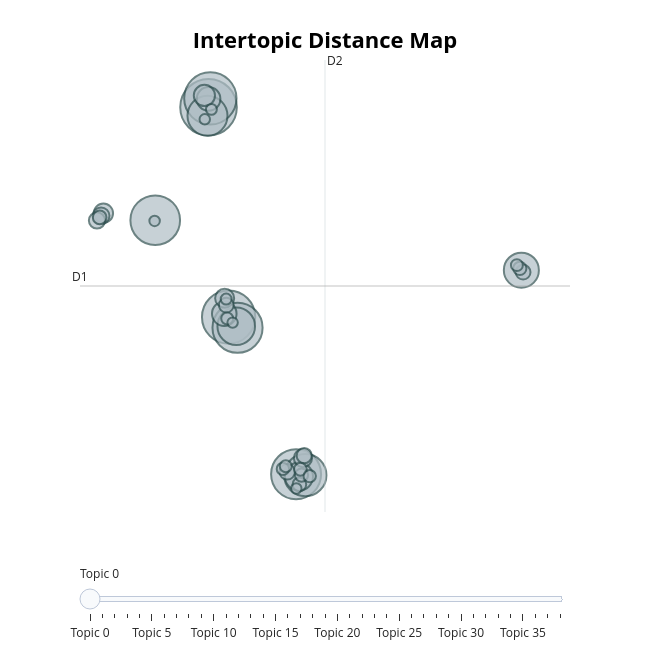

The notebook cell this image was saved under:
### Code cell
topic_model.visualize_topics()

### Figure 1 — Plotly figure (JSON) as saved in the notebook; plotly's stock layout.template omitted (floating-point values rounded to 4 significant figures)
{"data": [{"customdata": [[0, "attorney | police | lawyer | director | interview", 292], [1, "republican | democrat | election | politics | president", 259], [2, "water | fish | sea | oil | buy", 250], [3, "church | religious | international | today | outside", 229], [4, "dog | animal | score | enjoy | actually", 228], [5, "soldier | military | war | defense | scientist", 225], [6, "music | song | sing | sound | rock", 163], [7, "drug | health | doctor | medical | hospital", 146], [8, "marriage | husband | wife | home | gun", 129], [9, "teacher | student | coach | effort | sport", 112], [10, "bit | explain | bed | challenge | affect", 72], [11, "her | she | lawyer | herself | issue", 55], [12, "memory | crime | eye | security | about", 51], [13, "oil | energy | himself | available | development", 41], [14, "skin | participant | ask field | there evening | view guy", 34], [15, "investment | loss | development | blood | financial", 33], [16, "hotel | keep | bed | assume help | skill deal", 30], [17, "color | white | bag energy | people more | bill bar", 26], [18, "blue | color | dark | hair | political", 24], [19, "green | rock | eat | third | have member", 22], [20, "whether item | morning run | rule group | capital official | wind effect", 21], [21, "social nature | test since | economic race | rest machine | sell out", 20], [22, "teacher | professional job | range phone | phone adult | pull city", 20], [23, "color | green | meeting | deal should | cut prove", 17], [24, "best really | recent head | of how | much reveal | term picture", 17], [25, "baby | there board | chair part | outside claim | spend about", 16], [26, "admit knowledge | send entire | pick send | parent design | toward who", 16], [27, "painting | break there | put perform | particularly authority | tonight should", 15], [28, "smile | world hit | degree eat | sing miss | ready mother", 14], [29, "north | radio | thus organization | walk four | according peace", 14], [30, "food | small value | though able | require step | itself wall", 13], [31, "art recent | recognize party | structure plant | control story | of high", 13], [32, "us oil | turn modern | argue town | happen western | operation culture", 13], [33, "tax | cold partner | case whether | bit grow | inside visit", 11], [34, "something their | nor husband | type already | indicate man | key where", 11], [35, "author wear | common marriage | home friend | fly mrs | structure keep", 10], [36, "travel free | do training | bed task | training | soldier", 10], [37, "play necessary | partner organization | soldier hour | process send | various hospital", 10], [38, "ball company | whose personal | face half | return arrive | indeed between", 10]], "hovertemplate": "<b>Topic %{customdata[0]}</b><br>%{customdata[1]}<br>Size: %{customdata[2]}", "legendgroup": "", "marker": {"color": "#B0BEC5", "line": {"color": "DarkSlateGrey", "width": 2}, "size": [292, 259, 250, 229, 228, 225, 163, 146, 129, 112, 72, 55, 51, 41, 34, 33, 30, 26, 24, 22, 21, 20, 20, 17, 17, 16, 16, 15, 14, 14, 13, 13, 13, 11, 11, 10, 10, 10, 10], "sizemode": "area", "sizeref": 0.1825, "symbol": "circle"}, "mode": "markers", "name": "", "orientation": "v", "showlegend": false, "type": "scatter", "x": [-0.1289, 1.286, -0.000399, 1.915, 6.044, -3.886, 6.693, -0.2026, 1.824, 21.93, 6.249, 0.9815, -0.1247, -0.4204, -7.54, 1.008, 6.528, -7.706, -7.991, 5.421, 6.617, 1.123, 22.05, -7.803, 6.278, 6.424, 21.81, 6.347, 5.114, 7.006, 5.317, 1.187, 21.61, 1.115, 0.07401, 1.57, -3.929, -0.395, 6.06], "xaxis": "x", "y": [13.9, 0.9191, 14.45, 0.2602, -8.804, 6.912, -8.863, 13.38, 0.35, 3.818, -8.955, 1.125, 14.42, 14.63, 7.347, 2.089, -7.811, 7.183, 6.897, -8.661, -7.66, 1.656, 3.696, 7.087, -9.435, -8.861, 3.929, -8.499, -8.477, -8.921, -8.316, 0.8301, 4.133, 2.031, 13.77, 0.5758, 6.869, 13.16, -9.691], "yaxis": "y"}], "layout": {"annotations": [{"showarrow": false, "text": "D1", "x": -9.19, "y": 2.841, "yshift": 10}, {"showarrow": false, "text": "D2", "x": 8.082, "xshift": 10, "y": 16.83}], "height": 650, "hoverlabel": {"bgcolor": "white", "font": {"family": "Rockwell", "size": 16}}, "legend": {"itemsizing": "constant", "tracegroupgap": 0}, "margin": {"t": 60}, "shapes": [{"line": {"color": "#CFD8DC", "width": 2}, "type": "line", "x0": 8.082, "x1": 8.082, "y0": -11.14, "y1": 16.83}, {"line": {"color": "#9E9E9E", "width": 2}, "type": "line", "x0": -9.19, "x1": 25.35, "y0": 2.841, "y1": 2.841}], "sliders": [{"active": 0, "pad": {"t": 50}, "steps": [{"args": [{"marker.color": [["red", "#B0BEC5", "#B0BEC5", "#B0BEC5", "#B0BEC5", "#B0BEC5", "#B0BEC5", "#B0BEC5", "#B0BEC5", "#B0BEC5", "#B0BEC5", "#B0BEC5", "#B0BEC5", "#B0BEC5", "#B0BEC5", "#B0BEC5", "#B0BEC5", "#B0BEC5", "#B0BEC5", "#B0BEC5", "#B0BEC5", "#B0BEC5", "#B0BEC5", "#B0BEC5", "#B0BEC5", "#B0BEC5", "#B0BEC5", "#B0BEC5", "#B0BEC5", "#B0BEC5", "#B0BEC5", "#B0BEC5", "#B0BEC5", "#B0BEC5", "#B0BEC5", "#B0BEC5", "#B0BEC5", "#B0BEC5", "#B0BEC5"]]}], "label": "Topic 0", "method": "update"}, {"args": [{"marker.color": [["#B0BEC5", "red", "#B0BEC5", "#B0BEC5", "#B0BEC5", "#B0BEC5", "#B0BEC5", "#B0BEC5", "#B0BEC5", "#B0BEC5", "#B0BEC5", "#B0BEC5", "#B0BEC5", "#B0BEC5", "#B0BEC5", "#B0BEC5", "#B0BEC5", "#B0BEC5", "#B0BEC5", "#B0BEC5", "#B0BEC5", "#B0BEC5", "#B0BEC5", "#B0BEC5", "#B0BEC5", "#B0BEC5", "#B0BEC5", "#B0BEC5", "#B0BEC5", "#B0BEC5", "#B0BEC5", "#B0BEC5", "#B0BEC5", "#B0BEC5", "#B0BEC5", "#B0BEC5", "#B0BEC5", "#B0BEC5", "#B0BEC5"]]}], "label": "Topic 1", "method": "update"}, {"args": [{"marker.color": [["#B0BEC5", "#B0BEC5", "red", "#B0BEC5", "#B0BEC5", "#B0BEC5", "#B0BEC5", "#B0BEC5", "#B0BEC5", "#B0BEC5", "#B0BEC5", "#B0BEC5", "#B0BEC5", "#B0BEC5", "#B0BEC5", "#B0BEC5", "#B0BEC5", "#B0BEC5", "#B0BEC5", "#B0BEC5", "#B0BEC5", "#B0BEC5", "#B0BEC5", "#B0BEC5", "#B0BEC5", "#B0BEC5", "#B0BEC5", "#B0BEC5", "#B0BEC5", "#B0BEC5", "#B0BEC5", "#B0BEC5", "#B0BEC5", "#B0BEC5", "#B0BEC5", "#B0BEC5", "#B0BEC5", "#B0BEC5", "#B0BEC5"]]}], "label": "Topic 2", "method": "update"}, {"args": [{"marker.color": [["#B0BEC5", "#B0BEC5", "#B0BEC5", "red", "#B0BEC5", "#B0BEC5", "#B0BEC5", "#B0BEC5", "#B0BEC5", "#B0BEC5", "#B0BEC5", "#B0BEC5", "#B0BEC5", "#B0BEC5", "#B0BEC5", "#B0BEC5", "#B0BEC5", "#B0BEC5", "#B0BEC5", "#B0BEC5", "#B0BEC5", "#B0BEC5", "#B0BEC5", "#B0BEC5", "#B0BEC5", "#B0BEC5", "#B0BEC5", "#B0BEC5", "#B0BEC5", "#B0BEC5", "#B0BEC5", "#B0BEC5", "#B0BEC5", "#B0BEC5", "#B0BEC5", "#B0BEC5", "#B0BEC5", "#B0BEC5", "#B0BEC5"]]}], "label": "Topic 3", "method": "update"}, {"args": [{"marker.color": [["#B0BEC5", "#B0BEC5", "#B0BEC5", "#B0BEC5", "red", "#B0BEC5", "#B0BEC5", "#B0BEC5", "#B0BEC5", "#B0BEC5", "#B0BEC5", "#B0BEC5", "#B0BEC5", "#B0BEC5", "#B0BEC5", "#B0BEC5", "#B0BEC5", "#B0BEC5", "#B0BEC5", "#B0BEC5", "#B0BEC5", "#B0BEC5", "#B0BEC5", "#B0BEC5", "#B0BEC5", "#B0BEC5", "#B0BEC5", "#B0BEC5", "#B0BEC5", "#B0BEC5", "#B0BEC5", "#B0BEC5", "#B0BEC5", "#B0BEC5", "#B0BEC5", "#B0BEC5", "#B0BEC5", "#B0BEC5", "#B0BEC5"]]}], "label": "Topic 4", "method": "update"}, {"args": [{"marker.color": [["#B0BEC5", "#B0BEC5", "#B0BEC5", "#B0BEC5", "#B0BEC5", "red", "#B0BEC5", "#B0BEC5", "#B0BEC5", "#B0BEC5", "#B0BEC5", "#B0BEC5", "#B0BEC5", "#B0BEC5", "#B0BEC5", "#B0BEC5", "#B0BEC5", "#B0BEC5", "#B0BEC5", "#B0BEC5", "#B0BEC5", "#B0BEC5", "#B0BEC5", "#B0BEC5", "#B0BEC5", "#B0BEC5", "#B0BEC5", "#B0BEC5", "#B0BEC5", "#B0BEC5", "#B0BEC5", "#B0BEC5", "#B0BEC5", "#B0BEC5", "#B0BEC5", "#B0BEC5", "#B0BEC5", "#B0BEC5", "#B0BEC5"]]}], "label": "Topic 5", "method": "update"}, {"args": [{"marker.color": [["#B0BEC5", "#B0BEC5", "#B0BEC5", "#B0BEC5", "#B0BEC5", "#B0BEC5", "red", "#B0BEC5", "#B0BEC5", "#B0BEC5", "#B0BEC5", "#B0BEC5", "#B0BEC5", "#B0BEC5", "#B0BEC5", "#B0BEC5", "#B0BEC5", "#B0BEC5", "#B0BEC5", "#B0BEC5", "#B0BEC5", "#B0BEC5", "#B0BEC5", "#B0BEC5", "#B0BEC5", "#B0BEC5", "#B0BEC5", "#B0BEC5", "#B0BEC5", "#B0BEC5", "#B0BEC5", "#B0BEC5", "#B0BEC5", "#B0BEC5", "#B0BEC5", "#B0BEC5", "#B0BEC5", "#B0BEC5", "#B0BEC5"]]}], "label": "Topic 6", "method": "update"}, {"args": [{"marker.color": [["#B0BEC5", "#B0BEC5", "#B0BEC5", "#B0BEC5", "#B0BEC5", "#B0BEC5", "#B0BEC5", "red", "#B0BEC5", "#B0BEC5", "#B0BEC5", "#B0BEC5", "#B0BEC5", "#B0BEC5", "#B0BEC5", "#B0BEC5", "#B0BEC5", "#B0BEC5", "#B0BEC5", "#B0BEC5", "#B0BEC5", "#B0BEC5", "#B0BEC5", "#B0BEC5", "#B0BEC5", "#B0BEC5", "#B0BEC5", "#B0BEC5", "#B0BEC5", "#B0BEC5", "#B0BEC5", "#B0BEC5", "#B0BEC5", "#B0BEC5", "#B0BEC5", "#B0BEC5", "#B0BEC5", "#B0BEC5", "#B0BEC5"]]}], "label": "Topic 7", "method": "update"}, {"args": [{"marker.color": [["#B0BEC5", "#B0BEC5", "#B0BEC5", "#B0BEC5", "#B0BEC5", "#B0BEC5", "#B0BEC5", "#B0BEC5", "red", "#B0BEC5", "#B0BEC5", "#B0BEC5", "#B0BEC5", "#B0BEC5", "#B0BEC5", "#B0BEC5", "#B0BEC5", "#B0BEC5", "#B0BEC5", "#B0BEC5", "#B0BEC5", "#B0BEC5", "#B0BEC5", "#B0BEC5", "#B0BEC5", "#B0BEC5", "#B0BEC5", "#B0BEC5", "#B0BEC5", "#B0BEC5", "#B0BEC5", "#B0BEC5", "#B0BEC5", "#B0BEC5", "#B0BEC5", "#B0BEC5", "#B0BEC5", "#B0BEC5", "#B0BEC5"]]}], "label": "Topic 8", "method": "update"}, {"args": [{"marker.color": [["#B0BEC5", "#B0BEC5", "#B0BEC5", "#B0BEC5", "#B0BEC5", "#B0BEC5", "#B0BEC5", "#B0BEC5", "#B0BEC5", "red", "#B0BEC5", "#B0BEC5", "#B0BEC5", "#B0BEC5", "#B0BEC5", "#B0BEC5", "#B0BEC5", "#B0BEC5", "#B0BEC5", "#B0BEC5", "#B0BEC5", "#B0BEC5", "#B0BEC5", "#B0BEC5", "#B0BEC5", "#B0BEC5", "#B0BEC5", "#B0BEC5", "#B0BEC5", "#B0BEC5", "#B0BEC5", "#B0BEC5", "#B0BEC5", "#B0BEC5", "#B0BEC5", "#B0BEC5", "#B0BEC5", "#B0BEC5", "#B0BEC5"]]}], "label": "Topic 9", "method": "update"}, {"args": [{"marker.color": [["#B0BEC5", "#B0BEC5", "#B0BEC5", "#B0BEC5", "#B0BEC5", "#B0BEC5", "#B0BEC5", "#B0BEC5", "#B0BEC5", "#B0BEC5", "red", "#B0BEC5", "#B0BEC5", "#B0BEC5", "#B0BEC5", "#B0BEC5", "#B0BEC5", "#B0BEC5", "#B0BEC5", "#B0BEC5", "#B0BEC5", "#B0BEC5", "#B0BEC5", "#B0BEC5", "#B0BEC5", "#B0BEC5", "#B0BEC5", "#B0BEC5", "#B0BEC5", "#B0BEC5", "#B0BEC5", "#B0BEC5", "#B0BEC5", "#B0BEC5", "#B0BEC5", "#B0BEC5", "#B0BEC5", "#B0BEC5", "#B0BEC5"]]}], "label": "Topic 10", "method": "update"}, {"args": [{"marker.color": [["#B0BEC5", "#B0BEC5", "#B0BEC5", "#B0BEC5", "#B0BEC5", "#B0BEC5", "#B0BEC5", "#B0BEC5", "#B0BEC5", "#B0BEC5", "#B0BEC5", "red", "#B0BEC5", "#B0BEC5", "#B0BEC5", "#B0BEC5", "#B0BEC5", "#B0BEC5", "#B0BEC5", "#B0BEC5", "#B0BEC5", "#B0BEC5", "#B0BEC5", "#B0BEC5", "#B0BEC5", "#B0BEC5", "#B0BEC5", "#B0BEC5", "#B0BEC5", "#B0BEC5", "#B0BEC5", "#B0BEC5", "#B0BEC5", "#B0BEC5", "#B0BEC5", "#B0BEC5", "#B0BEC5", "#B0BEC5", "#B0BEC5"]]}], "label": "Topic 11", "method": "update"}, {"args": [{"marker.color": [["#B0BEC5", "#B0BEC5", "#B0BEC5", "#B0BEC5", "#B0BEC5", "#B0BEC5", "#B0BEC5", "#B0BEC5", "#B0BEC5", "#B0BEC5", "#B0BEC5", "#B0BEC5", "red", "#B0BEC5", "#B0BEC5", "#B0BEC5", "#B0BEC5", "#B0BEC5", "#B0BEC5", "#B0BEC5", "#B0BEC5", "#B0BEC5", "#B0BEC5", "#B0BEC5", "#B0BEC5", "#B0BEC5", "#B0BEC5", "#B0BEC5", "#B0BEC5", "#B0BEC5", "#B0BEC5", "#B0BEC5", "#B0BEC5", "#B0BEC5", "#B0BEC5", "#B0BEC5", "#B0BEC5", "#B0BEC5", "#B0BEC5"]]}], "label": "Topic 12", "method": "update"}, {"args": [{"marker.color": [["#B0BEC5", "#B0BEC5", "#B0BEC5", "#B0BEC5", "#B0BEC5", "#B0BEC5", "#B0BEC5", "#B0BEC5", "#B0BEC5", "#B0BEC5", "#B0BEC5", "#B0BEC5", "#B0BEC5", "red", "#B0BEC5", "#B0BEC5", "#B0BEC5", "#B0BEC5", "#B0BEC5", "#B0BEC5", "#B0BEC5", "#B0BEC5", "#B0BEC5", "#B0BEC5", "#B0BEC5", "#B0BEC5", "#B0BEC5", "#B0BEC5", "#B0BEC5", "#B0BEC5", "#B0BEC5", "#B0BEC5", "#B0BEC5", "#B0BEC5", "#B0BEC5", "#B0BEC5", "#B0BEC5", "#B0BEC5", "#B0BEC5"]]}], "label": "Topic 13", "method": "update"}, {"args": [{"marker.color": [["#B0BEC5", "#B0BEC5", "#B0BEC5", "#B0BEC5", "#B0BEC5", "#B0BEC5", "#B0BEC5", "#B0BEC5", "#B0BEC5", "#B0BEC5", "#B0BEC5", "#B0BEC5", "#B0BEC5", "#B0BEC5", "red", "#B0BEC5", "#B0BEC5", "#B0BEC5", "#B0BEC5", "#B0BEC5", "#B0BEC5", "#B0BEC5", "#B0BEC5", "#B0BEC5", "#B0BEC5", "#B0BEC5", "#B0BEC5", "#B0BEC5", "#B0BEC5", "#B0BEC5", "#B0BEC5", "#B0BEC5", "#B0BEC5", "#B0BEC5", "#B0BEC5", "#B0BEC5", "#B0BEC5", "#B0BEC5", "#B0BEC5"]]}], "label": "Topic 14", "method": "update"}, {"args": [{"marker.color": [["#B0BEC5", "#B0BEC5", "#B0BEC5", "#B0BEC5", "#B0BEC5", "#B0BEC5", "#B0BEC5", "#B0BEC5", "#B0BEC5", "#B0BEC5", "#B0BEC5", "#B0BEC5", "#B0BEC5", "#B0BEC5", "#B0BEC5", "red", "#B0BEC5", "#B0BEC5", "#B0BEC5", "#B0BEC5", "#B0BEC5", "#B0BEC5", "#B0BEC5", "#B0BEC5", "#B0BEC5", "#B0BEC5", "#B0BEC5", "#B0BEC5", "#B0BEC5", "#B0BEC5", "#B0BEC5", "#B0BEC5", "#B0BEC5", "#B0BEC5", "#B0BEC5", "#B0BEC5", "#B0BEC5", "#B0BEC5", "#B0BEC5"]]}], "label": "Topic 15", "method": "update"}, {"args": [{"marker.color": [["#B0BEC5", "#B0BEC5", "#B0BEC5", "#B0BEC5", "#B0BEC5", "#B0BEC5", "#B0BEC5", "#B0BEC5", "#B0BEC5", "#B0BEC5", "#B0BEC5", "#B0BEC5", "#B0BEC5", "#B0BEC5", "#B0BEC5", "#B0BEC5", "red", "#B0BEC5", "#B0BEC5", "#B0BEC5", "#B0BEC5", "#B0BEC5", "#B0BEC5", "#B0BEC5", "#B0BEC5", "#B0BEC5", "#B0BEC5", "#B0BEC5", "#B0BEC5", "#B0BEC5", "#B0BEC5", "#B0BEC5", "#B0BEC5", "#B0BEC5", "#B0BEC5", "#B0BEC5", "#B0BEC5", "#B0BEC5", "#B0BEC5"]]}], "label": "Topic 16", "method": "update"}, {"args": [{"marker.color": [["#B0BEC5", "#B0BEC5", "#B0BEC5", "#B0BEC5", "#B0BEC5", "#B0BEC5", "#B0BEC5", "#B0BEC5", "#B0BEC5", "#B0BEC5", "#B0BEC5", "#B0BEC5", "#B0BEC5", "#B0BEC5", "#B0BEC5", "#B0BEC5", "#B0BEC5", "red", "#B0BEC5", "#B0BEC5", "#B0BEC5", "#B0BEC5", "#B0BEC5", "#B0BEC5", "#B0BEC5", "#B0BEC5", "#B0BEC5", "#B0BEC5", "#B0BEC5", "#B0BEC5", "#B0BEC5", "#B0BEC5", "#B0BEC5", "#B0BEC5", "#B0BEC5", "#B0BEC5", "#B0BEC5", "#B0BEC5", "#B0BEC5"]]}], "label": "Topic 17", "method": "update"}, {"args": [{"marker.color": [["#B0BEC5", "#B0BEC5", "#B0BEC5", "#B0BEC5", "#B0BEC5", "#B0BEC5", "#B0BEC5", "#B0BEC5", "#B0BEC5", "#B0BEC5", "#B0BEC5", "#B0BEC5", "#B0BEC5", "#B0BEC5", "#B0BEC5", "#B0BEC5", "#B0BEC5", "#B0BEC5", "red", "#B0BEC5", "#B0BEC5", "#B0BEC5", "#B0BEC5", "#B0BEC5", "#B0BEC5", "#B0BEC5", "#B0BEC5", "#B0BEC5", "#B0BEC5", "#B0BEC5", "#B0BEC5", "#B0BEC5", "#B0BEC5", "#B0BEC5", "#B0BEC5", "#B0BEC5", "#B0BEC5", "#B0BEC5", "#B0BEC5"]]}], "label": "Topic 18", "method": "update"}, {"args": [{"marker.color": [["#B0BEC5", "#B0BEC5", "#B0BEC5", "#B0BEC5", "#B0BEC5", "#B0BEC5", "#B0BEC5", "#B0BEC5", "#B0BEC5", "#B0BEC5", "#B0BEC5", "#B0BEC5", "#B0BEC5", "#B0BEC5", "#B0BEC5", "#B0BEC5", "#B0BEC5", "#B0BEC5", "#B0BEC5", "red", "#B0BEC5", "#B0BEC5", "#B0BEC5", "#B0BEC5", "#B0BEC5", "#B0BEC5", "#B0BEC5", "#B0BEC5", "#B0BEC5", "#B0BEC5", "#B0BEC5", "#B0BEC5", "#B0BEC5", "#B0BEC5", "#B0BEC5", "#B0BEC5", "#B0BEC5", "#B0BEC5", "#B0BEC5"]]}], "label": "Topic 19", "method": "update"}, {"args": [{"marker.color": [["#B0BEC5", "#B0BEC5", "#B0BEC5", "#B0BEC5", "#B0BEC5", "#B0BEC5", "#B0BEC5", "#B0BEC5", "#B0BEC5", "#B0BEC5", "#B0BEC5", "#B0BEC5", "#B0BEC5", "#B0BEC5", "#B0BEC5", "#B0BEC5", "#B0BEC5", "#B0BEC5", "#B0BEC5", "#B0BEC5", "red", "#B0BEC5", "#B0BEC5", "#B0BEC5", "#B0BEC5", "#B0BEC5", "#B0BEC5", "#B0BEC5", "#B0BEC5", "#B0BEC5", "#B0BEC5", "#B0BEC5", "#B0BEC5", "#B0BEC5", "#B0BEC5", "#B0BEC5", "#B0BEC5", "#B0BEC5", "#B0BEC5"]]}], "label": "Topic 20", "method": "update"}, {"args": [{"marker.color": [["#B0BEC5", "#B0BEC5", "#B0BEC5", "#B0BEC5", "#B0BEC5", "#B0BEC5", "#B0BEC5", "#B0BEC5", "#B0BEC5", "#B0BEC5", "#B0BEC5", "#B0BEC5", "#B0BEC5", "#B0BEC5", "#B0BEC5", "#B0BEC5", "#B0BEC5", "#B0BEC5", "#B0BEC5", "#B0BEC5", "#B0BEC5", "red", "#B0BEC5", "#B0BEC5", "#B0BEC5", "#B0BEC5", "#B0BEC5", "#B0BEC5", "#B0BEC5", "#B0BEC5", "#B0BEC5", "#B0BEC5", "#B0BEC5", "#B0BEC5", "#B0BEC5", "#B0BEC5", "#B0BEC5", "#B0BEC5", "#B0BEC5"]]}], "label": "Topic 21", "method": "update"}, {"args": [{"marker.color": [["#B0BEC5", "#B0BEC5", "#B0BEC5", "#B0BEC5", "#B0BEC5", "#B0BEC5", "#B0BEC5", "#B0BEC5", "#B0BEC5", "#B0BEC5", "#B0BEC5", "#B0BEC5", "#B0BEC5", "#B0BEC5", "#B0BEC5", "#B0BEC5", "#B0BEC5", "#B0BEC5", "#B0BEC5", "#B0BEC5", "#B0BEC5", "#B0BEC5", "red", "#B0BEC5", "#B0BEC5", "#B0BEC5", "#B0BEC5", "#B0BEC5", "#B0BEC5", "#B0BEC5", "#B0BEC5", "#B0BEC5", "#B0BEC5", "#B0BEC5", "#B0BEC5", "#B0BEC5", "#B0BEC5", "#B0BEC5", "#B0BEC5"]]}], "label": "Topic 22", "method": "update"}, {"args": [{"marker.color": [["#B0BEC5", "#B0BEC5", "#B0BEC5", "#B0BEC5", "#B0BEC5", "#B0BEC5", "#B0BEC5", "#B0BEC5", "#B0BEC5", "#B0BEC5", "#B0BEC5", "#B0BEC5", "#B0BEC5", "#B0BEC5", "#B0BEC5", "#B0BEC5", "#B0BEC5", "#B0BEC5", "#B0BEC5", "#B0BEC5", "#B0BEC5", "#B0BEC5", "#B0BEC5", "red", "#B0BEC5", "#B0BEC5", "#B0BEC5", "#B0BEC5", "#B0BEC5", "#B0BEC5", "#B0BEC5", "#B0BEC5", "#B0BEC5", "#B0BEC5", "#B0BEC5", "#B0BEC5", "#B0BEC5", "#B0BEC5", "#B0BEC5"]]}], "label": "Topic 23", "method": "update"}, {"args": [{"marker.color": [["#B0BEC5", "#B0BEC5", "#B0BEC5", "#B0BEC5", "#B0BEC5", "#B0BEC5", "#B0BEC5", "#B0BEC5", "#B0BEC5", "#B0BEC5", "#B0BEC5", "#B0BEC5", "#B0BEC5", "#B0BEC5", "#B0BEC5", "#B0BEC5", "#B0BEC5", "#B0BEC5", "#B0BEC5", "#B0BEC5", "#B0BEC5", "#B0BEC5", "#B0BEC5", "#B0BEC5", "red", "#B0BEC5", "#B0BEC5", "#B0BEC5", "#B0BEC5", "#B0BEC5", "#B0BEC5", "#B0BEC5", "#B0BEC5", "#B0BEC5", "#B0BEC5", "#B0BEC5", "#B0BEC5", "#B0BEC5", "#B0BEC5"]]}], "label": "Topic 24", "method": "update"}, {"args": [{"marker.color": [["#B0BEC5", "#B0BEC5", "#B0BEC5", "#B0BEC5", "#B0BEC5", "#B0BEC5", "#B0BEC5", "#B0BEC5", "#B0BEC5", "#B0BEC5", "#B0BEC5", "#B0BEC5", "#B0BEC5", "#B0BEC5", "#B0BEC5", "#B0BEC5", "#B0BEC5", "#B0BEC5", "#B0BEC5", "#B0BEC5", "#B0BEC5", "#B0BEC5", "#B0BEC5", "#B0BEC5", "#B0BEC5", "red", "#B0BEC5", "#B0BEC5", "#B0BEC5", "#B0BEC5", "#B0BEC5", "#B0BEC5", "#B0BEC5", "#B0BEC5", "#B0BEC5", "#B0BEC5", "#B0BEC5", "#B0BEC5", "#B0BEC5"]]}], "label": "Topic 25", "method": "update"}, {"args": [{"marker.color": [["#B0BEC5", "#B0BEC5", "#B0BEC5", "#B0BEC5", "#B0BEC5", "#B0BEC5", "#B0BEC5", "#B0BEC5", "#B0BEC5", "#B0BEC5", "#B0BEC5", "#B0BEC5", "#B0BEC5", "#B0BEC5", "#B0BEC5", "#B0BEC5", "#B0BEC5", "#B0BEC5", "#B0BEC5", "#B0BEC5", "#B0BEC5", "#B0BEC5", "#B0BEC5", "#B0BEC5", "#B0BEC5", "#B0BEC5", "red", "#B0BEC5", "#B0BEC5", "#B0BEC5", "#B0BEC5", "#B0BEC5", "#B0BEC5", "#B0BEC5", "#B0BEC5", "#B0BEC5", "#B0BEC5", "#B0BEC5", "#B0BEC5"]]}], "label": "Topic 26", "method": "update"}, {"args": [{"marker.color": [["#B0BEC5", "#B0BEC5", "#B0BEC5", "#B0BEC5", "#B0BEC5", "#B0BEC5", "#B0BEC5", "#B0BEC5", "#B0BEC5", "#B0BEC5", "#B0BEC5", "#B0BEC5", "#B0BEC5", "#B0BEC5", "#B0BEC5", "#B0BEC5", "#B0BEC5", "#B0BEC5", "#B0BEC5", "#B0BEC5", "#B0BEC5", "#B0BEC5", "#B0BEC5", "#B0BEC5", "#B0BEC5", "#B0BEC5", "#B0BEC5", "red", "#B0BEC5", "#B0BEC5", "#B0BEC5", "#B0BEC5", "#B0BEC5", "#B0BEC5", "#B0BEC5", "#B0BEC5", "#B0BEC5", "#B0BEC5", "#B0BEC5"]]}], "label": "Topic 27", "method": "update"}, {"args": [{"marker.color": [["#B0BEC5", "#B0BEC5", "#B0BEC5", "#B0BEC5", "#B0BEC5", "#B0BEC5", "#B0BEC5", "#B0BEC5", "#B0BEC5", "#B0BEC5", "#B0BEC5", "#B0BEC5", "#B0BEC5", "#B0BEC5", "#B0BEC5", "#B0BEC5", "#B0BEC5", "#B0BEC5", "#B0BEC5", "#B0BEC5", "#B0BEC5", "#B0BEC5", "#B0BEC5", "#B0BEC5", "#B0BEC5", "#B0BEC5", "#B0BEC5", "#B0BEC5", "red", "#B0BEC5", "#B0BEC5", "#B0BEC5", "#B0BEC5", "#B0BEC5", "#B0BEC5", "#B0BEC5", "#B0BEC5", "#B0BEC5", "#B0BEC5"]]}], "label": "Topic 28", "method": "update"}, {"args": [{"marker.color": [["#B0BEC5", "#B0BEC5", "#B0BEC5", "#B0BEC5", "#B0BEC5", "#B0BEC5", "#B0BEC5", "#B0BEC5", "#B0BEC5", "#B0BEC5", "#B0BEC5", "#B0BEC5", "#B0BEC5", "#B0BEC5", "#B0BEC5", "#B0BEC5", "#B0BEC5", "#B0BEC5", "#B0BEC5", "#B0BEC5", "#B0BEC5", "#B0BEC5", "#B0BEC5", "#B0BEC5", "#B0BEC5", "#B0BEC5", "#B0BEC5", "#B0BEC5", "#B0BEC5", "red", "#B0BEC5", "#B0BEC5", "#B0BEC5", "#B0BEC5", "#B0BEC5", "#B0BEC5", "#B0BEC5", "#B0BEC5", "#B0BEC5"]]}], "label": "Topic 29", "method": "update"}, {"args": [{"marker.color": [["#B0BEC5", "#B0BEC5", "#B0BEC5", "#B0BEC5", "#B0BEC5", "#B0BEC5", "#B0BEC5", "#B0BEC5", "#B0BEC5", "#B0BEC5", "#B0BEC5", "#B0BEC5", "#B0BEC5", "#B0BEC5", "#B0BEC5", "#B0BEC5", "#B0BEC5", "#B0BEC5", "#B0BEC5", "#B0BEC5", "#B0BEC5", "#B0BEC5", "#B0BEC5", "#B0BEC5", "#B0BEC5", "#B0BEC5", "#B0BEC5", "#B0BEC5", "#B0BEC5", "#B0BEC5", "red", "#B0BEC5", "#B0BEC5", "#B0BEC5", "#B0BEC5", "#B0BEC5", "#B0BEC5", "#B0BEC5", "#B0BEC5"]]}], "label": "Topic 30", "method": "update"}, {"args": [{"marker.color": [["#B0BEC5", "#B0BEC5", "#B0BEC5", "#B0BEC5", "#B0BEC5", "#B0BEC5", "#B0BEC5", "#B0BEC5", "#B0BEC5", "#B0BEC5", "#B0BEC5", "#B0BEC5", "#B0BEC5", "#B0BEC5", "#B0BEC5", "#B0BEC5", "#B0BEC5", "#B0BEC5", "#B0BEC5", "#B0BEC5", "#B0BEC5", "#B0BEC5", "#B0BEC5", "#B0BEC5", "#B0BEC5", "#B0BEC5", "#B0BEC5", "#B0BEC5", "#B0BEC5", "#B0BEC5", "#B0BEC5", "red", "#B0BEC5", "#B0BEC5", "#B0BEC5", "#B0BEC5", "#B0BEC5", "#B0BEC5", "#B0BEC5"]]}], "label": "Topic 31", "method": "update"}, {"args": [{"marker.color": [["#B0BEC5", "#B0BEC5", "#B0BEC5", "#B0BEC5", "#B0BEC5", "#B0BEC5", "#B0BEC5", "#B0BEC5", "#B0BEC5", "#B0BEC5", "#B0BEC5", "#B0BEC5", "#B0BEC5", "#B0BEC5", "#B0BEC5", "#B0BEC5", "#B0BEC5", "#B0BEC5", "#B0BEC5", "#B0BEC5", "#B0BEC5", "#B0BEC5", "#B0BEC5", "#B0BEC5", "#B0BEC5", "#B0BEC5", "#B0BEC5", "#B0BEC5", "#B0BEC5", "#B0BEC5", "#B0BEC5", "#B0BEC5", "red", "#B0BEC5", "#B0BEC5", "#B0BEC5", "#B0BEC5", "#B0BEC5", "#B0BEC5"]]}], "label": "Topic 32", "method": "update"}, {"args": [{"marker.color": [["#B0BEC5", "#B0BEC5", "#B0BEC5", "#B0BEC5", "#B0BEC5", "#B0BEC5", "#B0BEC5", "#B0BEC5", "#B0BEC5", "#B0BEC5", "#B0BEC5", "#B0BEC5", "#B0BEC5", "#B0BEC5", "#B0BEC5", "#B0BEC5", "#B0BEC5", "#B0BEC5", "#B0BEC5", "#B0BEC5", "#B0BEC5", "#B0BEC5", "#B0BEC5", "#B0BEC5", "#B0BEC5", "#B0BEC5", "#B0BEC5", "#B0BEC5", "#B0BEC5", "#B0BEC5", "#B0BEC5", "#B0BEC5", "#B0BEC5", "red", "#B0BEC5", "#B0BEC5", "#B0BEC5", "#B0BEC5", "#B0BEC5"]]}], "label": "Topic 33", "method": "update"}, {"args": [{"marker.color": [["#B0BEC5", "#B0BEC5", "#B0BEC5", "#B0BEC5", "#B0BEC5", "#B0BEC5", "#B0BEC5", "#B0BEC5", "#B0BEC5", "#B0BEC5", "#B0BEC5", "#B0BEC5", "#B0BEC5", "#B0BEC5", "#B0BEC5", "#B0BEC5", "#B0BEC5", "#B0BEC5", "#B0BEC5", "#B0BEC5", "#B0BEC5", "#B0BEC5", "#B0BEC5", "#B0BEC5", "#B0BEC5", "#B0BEC5", "#B0BEC5", "#B0BEC5", "#B0BEC5", "#B0BEC5", "#B0BEC5", "#B0BEC5", "#B0BEC5", "#B0BEC5", "red", "#B0BEC5", "#B0BEC5", "#B0BEC5", "#B0BEC5"]]}], "label": "Topic 34", "method": "update"}, {"args": [{"marker.color": [["#B0BEC5", "#B0BEC5", "#B0BEC5", "#B0BEC5", "#B0BEC5", "#B0BEC5", "#B0BEC5", "#B0BEC5", "#B0BEC5", "#B0BEC5", "#B0BEC5", "#B0BEC5", "#B0BEC5", "#B0BEC5", "#B0BEC5", "#B0BEC5", "#B0BEC5", "#B0BEC5", "#B0BEC5", "#B0BEC5", "#B0BEC5", "#B0BEC5", "#B0BEC5", "#B0BEC5", "#B0BEC5", "#B0BEC5", "#B0BEC5", "#B0BEC5", "#B0BEC5", "#B0BEC5", "#B0BEC5", "#B0BEC5", "#B0BEC5", "#B0BEC5", "#B0BEC5", "red", "#B0BEC5", "#B0BEC5", "#B0BEC5"]]}], "label": "Topic 35", "method": "update"}, {"args": [{"marker.color": [["#B0BEC5", "#B0BEC5", "#B0BEC5", "#B0BEC5", "#B0BEC5", "#B0BEC5", "#B0BEC5", "#B0BEC5", "#B0BEC5", "#B0BEC5", "#B0BEC5", "#B0BEC5", "#B0BEC5", "#B0BEC5", "#B0BEC5", "#B0BEC5", "#B0BEC5", "#B0BEC5", "#B0BEC5", "#B0BEC5", "#B0BEC5", "#B0BEC5", "#B0BEC5", "#B0BEC5", "#B0BEC5", "#B0BEC5", "#B0BEC5", "#B0BEC5", "#B0BEC5", "#B0BEC5", "#B0BEC5", "#B0BEC5", "#B0BEC5", "#B0BEC5", "#B0BEC5", "#B0BEC5", "red", "#B0BEC5", "#B0BEC5"]]}], "label": "Topic 36", "method": "update"}, {"args": [{"marker.color": [["#B0BEC5", "#B0BEC5", "#B0BEC5", "#B0BEC5", "#B0BEC5", "#B0BEC5", "#B0BEC5", "#B0BEC5", "#B0BEC5", "#B0BEC5", "#B0BEC5", "#B0BEC5", "#B0BEC5", "#B0BEC5", "#B0BEC5", "#B0BEC5", "#B0BEC5", "#B0BEC5", "#B0BEC5", "#B0BEC5", "#B0BEC5", "#B0BEC5", "#B0BEC5", "#B0BEC5", "#B0BEC5", "#B0BEC5", "#B0BEC5", "#B0BEC5", "#B0BEC5", "#B0BEC5", "#B0BEC5", "#B0BEC5", "#B0BEC5", "#B0BEC5", "#B0BEC5", "#B0BEC5", "#B0BEC5", "red", "#B0BEC5"]]}], "label": "Topic 37", "method": "update"}, {"args": [{"marker.color": [["#B0BEC5", "#B0BEC5", "#B0BEC5", "#B0BEC5", "#B0BEC5", "#B0BEC5", "#B0BEC5", "#B0BEC5", "#B0BEC5", "#B0BEC5", "#B0BEC5", "#B0BEC5", "#B0BEC5", "#B0BEC5", "#B0BEC5", "#B0BEC5", "#B0BEC5", "#B0BEC5", "#B0BEC5", "#B0BEC5", "#B0BEC5", "#B0BEC5", "#B0BEC5", "#B0BEC5", "#B0BEC5", "#B0BEC5", "#B0BEC5", "#B0BEC5", "#B0BEC5", "#B0BEC5", "#B0BEC5", "#B0BEC5", "#B0BEC5", "#B0BEC5", "#B0BEC5", "#B0BEC5", "#B0BEC5", "#B0BEC5", "red"]]}], "label": "Topic 38", "method": "update"}]}], "title": {"font": {"color": "Black", "size": 22}, "text": "<b>Intertopic Distance Map</b>", "x": 0.5, "xanchor": "center", "y": 0.95, "yanchor": "top"}, "width": 650, "xaxis": {"anchor": "y", "domain": [0, 1], "range": [-9.19, 25.35], "title": {"text": ""}, "visible": false}, "yaxis": {"anchor": "x", "domain": [0, 1], "range": [-11.14, 16.83], "title": {"text": ""}, "visible": false}}}
